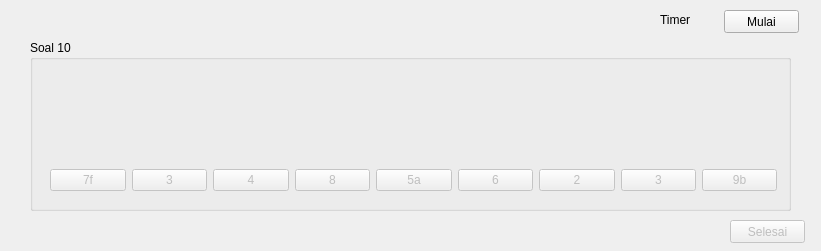
<?xml version="1.0" encoding="UTF-8"?>
<ui version="4.0">
 <class>Form</class>
 <widget class="QWidget" name="Form">
  <property name="geometry">
   <rect>
    <x>0</x>
    <y>0</y>
    <width>821</width>
    <height>251</height>
   </rect>
  </property>
  <property name="windowTitle">
   <string>Form</string>
  </property>
  <widget class="QPushButton" name="startEx">
   <property name="geometry">
    <rect>
     <x>724</x>
     <y>10</y>
     <width>75</width>
     <height>23</height>
    </rect>
   </property>
   <property name="text">
    <string>Mulai</string>
   </property>
  </widget>
  <widget class="QLabel" name="ttimer">
   <property name="geometry">
    <rect>
     <x>660</x>
     <y>10</y>
     <width>51</width>
     <height>20</height>
    </rect>
   </property>
   <property name="text">
    <string>Timer</string>
   </property>
  </widget>
  <widget class="QGroupBox" name="groupBox">
   <property name="geometry">
    <rect>
     <x>30</x>
     <y>40</y>
     <width>761</width>
     <height>171</height>
    </rect>
   </property>
   <property name="title">
    <string>Soal 10</string>
   </property>
   <widget class="QWidget" name="verticalLayoutWidget">
    <property name="geometry">
     <rect>
      <x>20</x>
      <y>20</y>
      <width>727</width>
      <height>131</height>
     </rect>
    </property>
    <layout class="QVBoxLayout" name="verticalLayout">
     <item>
      <widget class="QLabel" name="label">
       <property name="text">
        <string/>
       </property>
       <property name="pixmap">
        <pixmap>data/question/AA/12.PNG</pixmap>
       </property>
       <property name="scaledContents">
        <bool>true</bool>
       </property>
      </widget>
     </item>
     <item>
      <layout class="QHBoxLayout" name="horizontalLayout">
       <item>
        <widget class="QPushButton" name="pushButton">
         <property name="enabled">
          <bool>false</bool>
         </property>
         <property name="text">
          <string>7f</string>
         </property>
        </widget>
       </item>
       <item>
        <widget class="QPushButton" name="pushButton_2">
         <property name="enabled">
          <bool>false</bool>
         </property>
         <property name="text">
          <string>3</string>
         </property>
        </widget>
       </item>
       <item>
        <widget class="QPushButton" name="pushButton_3">
         <property name="enabled">
          <bool>false</bool>
         </property>
         <property name="text">
          <string>4</string>
         </property>
        </widget>
       </item>
       <item>
        <widget class="QPushButton" name="pushButton_4">
         <property name="enabled">
          <bool>false</bool>
         </property>
         <property name="text">
          <string>8</string>
         </property>
        </widget>
       </item>
       <item>
        <widget class="QPushButton" name="pushButton_5">
         <property name="enabled">
          <bool>false</bool>
         </property>
         <property name="text">
          <string>5a</string>
         </property>
        </widget>
       </item>
       <item>
        <widget class="QPushButton" name="pushButton_6">
         <property name="enabled">
          <bool>false</bool>
         </property>
         <property name="text">
          <string>6</string>
         </property>
        </widget>
       </item>
       <item>
        <widget class="QPushButton" name="pushButton_7">
         <property name="enabled">
          <bool>false</bool>
         </property>
         <property name="text">
          <string>2</string>
         </property>
        </widget>
       </item>
       <item>
        <widget class="QPushButton" name="pushButton_8">
         <property name="enabled">
          <bool>false</bool>
         </property>
         <property name="text">
          <string>3</string>
         </property>
        </widget>
       </item>
       <item>
        <widget class="QPushButton" name="pushButton_9">
         <property name="enabled">
          <bool>false</bool>
         </property>
         <property name="text">
          <string>9b</string>
         </property>
        </widget>
       </item>
      </layout>
     </item>
    </layout>
   </widget>
  </widget>
  <widget class="QPushButton" name="nextEx">
   <property name="enabled">
    <bool>false</bool>
   </property>
   <property name="geometry">
    <rect>
     <x>730</x>
     <y>220</y>
     <width>75</width>
     <height>23</height>
    </rect>
   </property>
   <property name="text">
    <string>Selesai</string>
   </property>
  </widget>
 </widget>
 <resources/>
 <connections/>
</ui>
